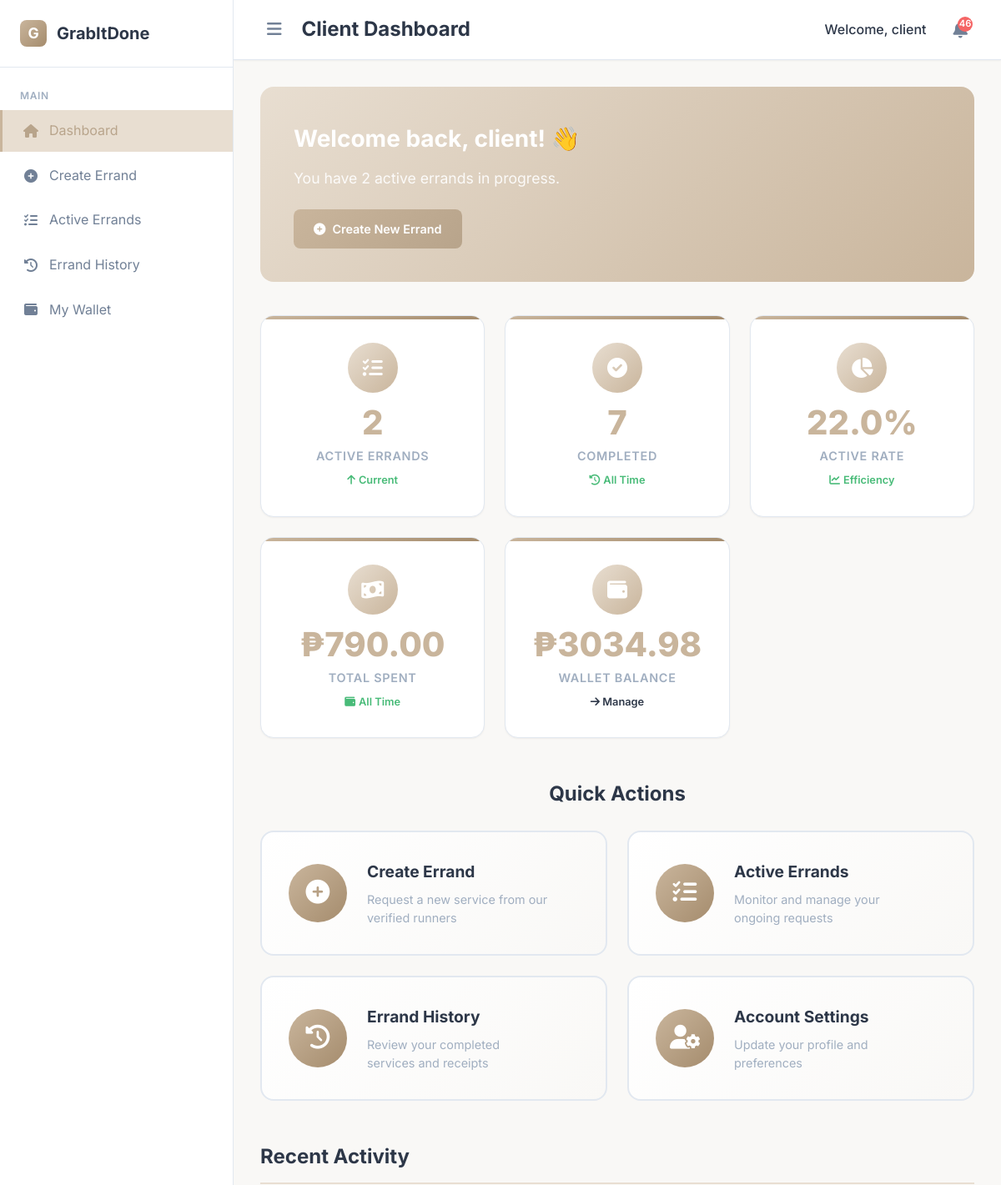
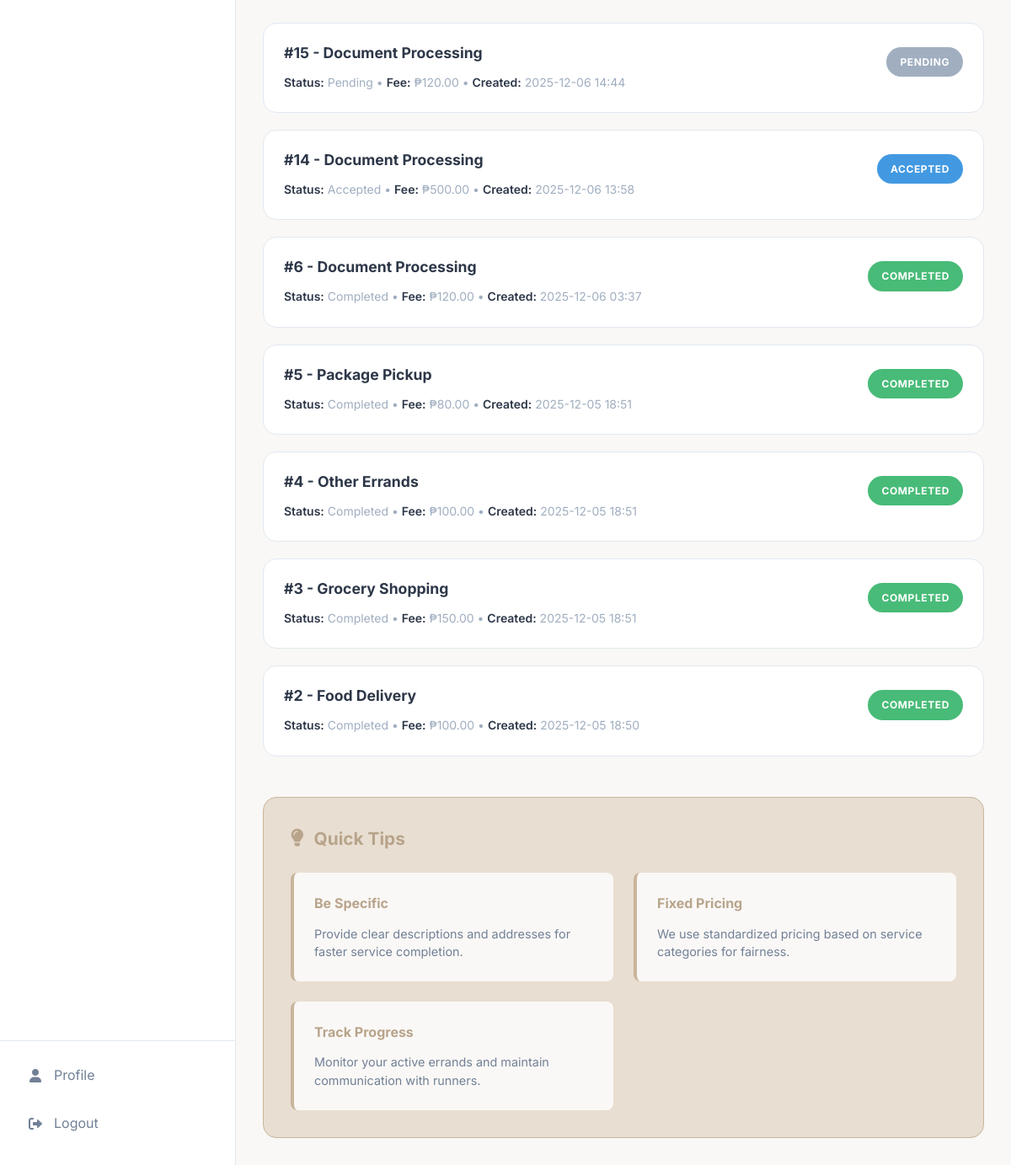
/dashboard (signed in), run on an earlier commit of the app's database (2 pictures, top to bottom).
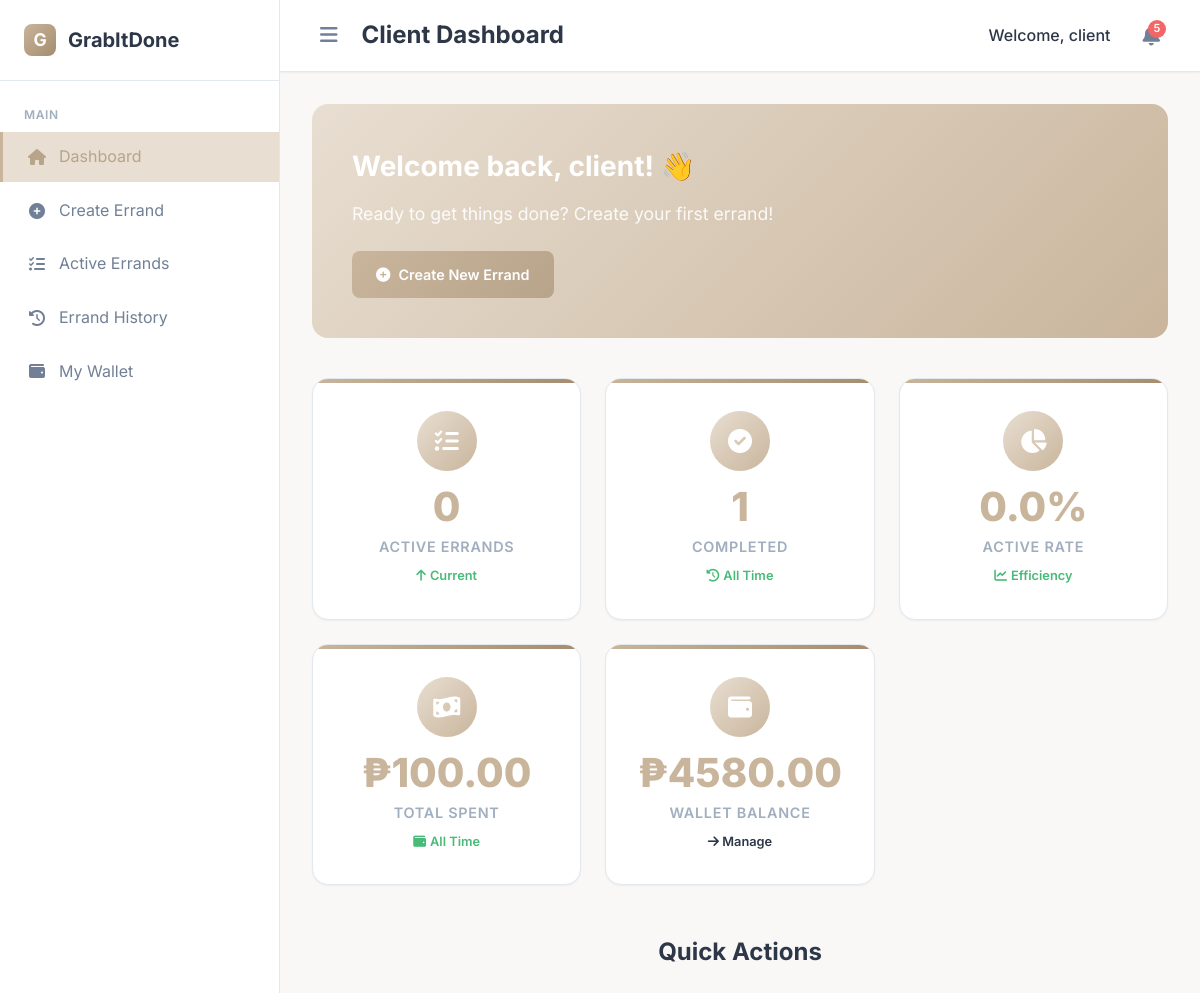
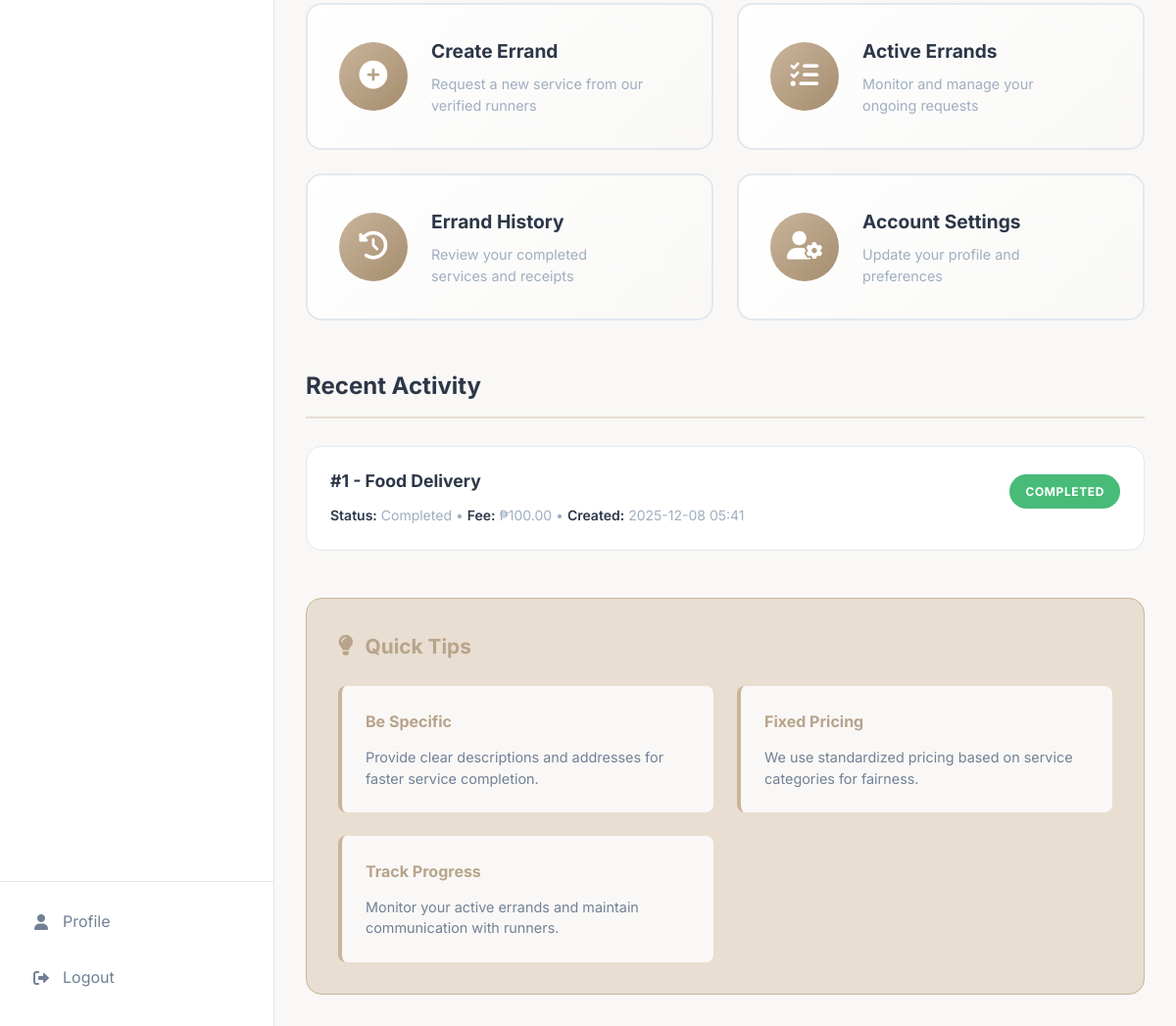
And on a later commit of the database (2 pictures, top to bottom).
### app/models.py (models this page shows, shortened)
class User(db.Model):
    id = db.Column(db.Integer, primary_key=True)
    username = db.Column(db.String(80), unique=True, nullable=False)
    email = db.Column(db.String(120), unique=True, nullable=False)
    password_hash = db.Column(db.String(200), nullable=False)
    role = db.Column(db.String(20), nullable=False)  # client, runner, admin
    first_name = db.Column(db.String(50))
    last_name = db.Column(db.String(50))
    phone = db.Column(db.String(20))
    barangay = db.Column(db.String(100))
    address = db.Column(db.Text)
    bio = db.Column(db.Text)
    vehicle_type = db.Column(db.String(50))
    available_hours = db.Column(db.String(100))
    verified = db.Column(db.Boolean, default=False)
    verification_requested = db.Column(db.Boolean, default=False)
    verification_status = db.Column(db.String(20), default='not_requested')
    last_verification_date = db.Column(db.DateTime)
    rejection_reason = db.Column(db.Text, nullable=True)
    is_active = db.Column(db.Boolean, default=True)
    created_at = db.Column(db.DateTime, default=datetime.utcnow)
    wallet_balance = db.Column(db.Float, default=0.0)
    total_earnings = db.Column(db.Float, default=0.0)  # For runners
    total_spent = db.Column(db.Float, default=0.0)     # For clients
    created_errands = db.relationship('Errand', foreign_keys='Errand.client_id', backref='user_client', lazy=True)
    accepted_errands = db.relationship('Errand', foreign_keys='Errand.runner_id', backref='user_runner', lazy=True)
    client_payments = db.relationship('Payment', foreign_keys='Payment.client_id', backref='payment_client_user', lazy=True)
    runner_payments = db.relationship('Payment', foreign_keys='Payment.runner_id', backref='payment_runner_user', lazy=True)
    wallet_transactions = db.relationship('WalletTransaction', backref='transaction_user', lazy=True)
    user_payment_methods = db.relationship('PaymentMethod', backref='method_owner', lazy=True)
    user_wallet = db.relationship('Wallet', backref='wallet_owner_user', uselist=False)

class Errand(db.Model):
    id = db.Column(db.Integer, primary_key=True)
    category = db.Column(db.String(100), nullable=False)
    description = db.Column(db.Text, nullable=False)
    pickup_address = db.Column(db.String(200), nullable=False)
    dropoff_address = db.Column(db.String(200), nullable=False)
    barangay = db.Column(db.String(100), nullable=False)
    preferred_time = db.Column(db.DateTime)
    proposed_fee = db.Column(db.Float, nullable=False)
    final_fee = db.Column(db.Float)
    status = db.Column(db.String(20), default='Pending')
    client_id = db.Column(db.Integer, db.ForeignKey('user.id'), nullable=False)
    runner_id = db.Column(db.Integer, db.ForeignKey('user.id'))
    payment_id = db.Column(db.Integer, db.ForeignKey('payment.id'))
    created_at = db.Column(db.DateTime, default=datetime.utcnow)
    updated_at = db.Column(db.DateTime, default=datetime.utcnow, onupdate=datetime.utcnow)
    accepted_at = db.Column(db.DateTime)
    completed_at = db.Column(db.DateTime)
    payment = db.relationship('Payment', backref='errand_payment', foreign_keys=[payment_id])

### app/routes.py (the view)
@bp.route('/dashboard')
@login_required()
def dashboard():
    user = User.query.get(session['user_id'])
    if not user.is_active:
        return redirect(url_for('main.account_suspended'))
    if user.role == 'client':
        return client_dashboard(user)
    elif user.role == 'runner':
        return runner_dashboard(user)
    elif user.role == 'admin':
        return admin_dashboard(user)

### app/templates/client/dashboard_client.html (shortened to what this page needs)
{% extends 'base.html' %}
{% block header_title %}Client Dashboard{% endblock %}
{% block content %}
<div class="welcome-section">
    <div class="welcome-title">Welcome back, {{ user.first_name or user.username }}! 👋</div>
    <div class="welcome-description">
        {% if active_errands %}
            You have {{ active_errands|length }} active errand{{ 's' if active_errands|length > 1 else '' }} in progress.
        {% else %}
            Ready to get things done? Create your first errand!
        {% endif %}
    </div>
    <a href="{{ url_for('main.create_errand') }}" class="btn btn-primary">
        <i class="fas fa-plus-circle"></i> Create New Errand
    </a>
</div>
<div class="stats-grid">
    <div class="stat-card">
        <div class="stat-icon">
            <i class="fas fa-tasks"></i>
        </div>
        <div class="stat-value">{{ active_errands|length }}</div>
        <div class="stat-label">Active Errands</div>
        <div class="stat-trend trend-up">
            <i class="fas fa-arrow-up"></i>
            <span>Current</span>
        </div>
    </div>
    <div class="stat-card">
        <div class="stat-icon">
            <i class="fas fa-check-circle"></i>
        </div>
        <div class="stat-value">{{ completed_errands|length }}</div>
        <div class="stat-label">Completed</div>
        <div class="stat-trend trend-up">
            <i class="fas fa-history"></i>
            <span>All Time</span>
        </div>
    </div>
    <div class="stat-card">
        <div class="stat-icon">
            <i class="fas fa-chart-pie"></i>
        </div>
        <div class="stat-value">
            {% set total_errands = active_errands|length + completed_errands|length %}
            {% if total_errands > 0 %}
                {{ ((active_errands|length / total_errands) * 100)|round|default(0) }}%
            {% else %}
                0%
            {% endif %}
        </div>
        <div class="stat-label">Active Rate</div>
        <div class="stat-trend trend-up">
            <i class="fas fa-chart-line"></i>
            <span>Efficiency</span>
        </div>
    </div>
    <div class="stat-card">
        <div class="stat-icon">
            <i class="fas fa-money-bill-wave"></i>
        </div>
        <div class="stat-value">
            ₱{{ "%.2f"|format(completed_errands|sum(attribute='proposed_fee') or 0) }}
        </div>
        <div class="stat-label">Total Spent</div>
        <div class="stat-trend trend-up">
            <i class="fas fa-wallet"></i>
            <span>All Time</span>
        </div>
    </div>
    <div class="stat-card">
        <div class="stat-icon">
            <i class="fas fa-wallet"></i>
        </div>
        <div class="stat-value">₱{{ "%.2f"|format(user.wallet_balance) }}</div>
        <div class="stat-label">Wallet Balance</div>
        <div class="stat-trend">
            <a href="{{ url_for('main.wallet') }}" style="color: inherit; text-decoration: none;">
                <i class="fas fa-arrow-right"></i>
                <span>Manage</span>
            </a>
        </div>
    </div>
</div>
<div class="quick-actions">
    <h2>Quick Actions</h2>
    <div class="actions-container">
        <a href="{{ url_for('main.create_errand') }}" class="action-card">
            <div class="action-icon-wrapper">
                <i class="fas fa-plus-circle action-icon"></i>
            </div>
            <div class="action-content">
                <div class="action-title">Create Errand</div>
                <div class="action-description">Request a new service from our verified runners</div>
            </div>
        </a>
        <a href="{{ url_for('main.active_errands') }}" class="action-card">
            <div class="action-icon-wrapper">
                <i class="fas fa-tasks action-icon"></i>
            </div>
            <div class="action-content">
                <div class="action-title">Active Errands</div>
                <div class="action-description">Monitor and manage your ongoing requests</div>
            </div>
        </a>
        <a href="{{ url_for('main.errand_history') }}" class="action-card">
            <div class="action-icon-wrapper">
                <i class="fas fa-history action-icon"></i>
            </div>
            <div class="action-content">
                <div class="action-title">Errand History</div>
                <div class="action-description">Review your completed services and receipts</div>
            </div>
        </a>
        <a href="{{ url_for('main.profile') }}" class="action-card">
            <div class="action-icon-wrapper">
                <i class="fas fa-user-cog action-icon"></i>
            </div>
            <div class="action-content">
                <div class="action-title">Account Settings</div>
                <div class="action-description">Update your profile and preferences</div>
            </div>
        </a>
    </div>
</div>
<div class="recent-activity">
    <h2>Recent Activity</h2>
    {% if active_errands or completed_errands %}
    <div class="activity-list">
        {% for errand in (active_errands + completed_errands[:5])|sort(attribute='created_at', reverse=true) %}
        <div class="activity-item">
            <div class="activity-content">
                <div class="activity-title">#{{ errand.id }} - {{ errand.category }}</div>
                <div class="activity-meta">
                    <strong>Status:</strong> {{ errand.status }} •
                    <strong>Fee:</strong> ₱{{ "%.2f"|format(errand.proposed_fee) }} •
                    <strong>Created:</strong> {{ errand.created_at.strftime('%Y-%m-%d %H:%M') }}
                </div>
            </div>
            <span class="badge badge-{{ errand.status|lower|replace(' ', '-') }}">
                {{ errand.status }}
            </span>
        </div>
        {% endfor %}
    </div>
    {% endif %}
</div>
<div class="quick-tips">
    <h3>
        <i class="fas fa-lightbulb"></i> Quick Tips
    </h3>
    <div class="tips-grid">
        <div class="tip-item">
            <strong>Be Specific</strong>
            <p>Provide clear descriptions and addresses for faster service completion.</p>
        </div>
        <div class="tip-item">
            <strong>Fixed Pricing</strong>
            <p>We use standardized pricing based on service categories for fairness.</p>
        </div>
        <div class="tip-item">
            <strong>Track Progress</strong>
            <p>Monitor your active errands and maintain communication with runners.</p>
        </div>
    </div>
</div>
{% endblock %}

### app/templates/base.html (shortened to what this page needs)
<!DOCTYPE html>
<html lang="en">
<head>
    <link rel="stylesheet" href="https://cdnjs.cloudflare.com/ajax/libs/font-awesome/6.0.0/css/all.min.css">
</head>
<body class="{% if request.endpoint in ['main.index', 'main.login', 'main.register', 'main.forgot_password'] %}public-layout{% endif %}">
    {% if request.endpoint in ['main.index', 'main.login', 'main.register', 'main.forgot_password'] %}
    <header class="public-header">
        <div class="public-header-content">
            <a href="{{ url_for('main.index') }}" class="public-brand">
                <div class="brand-logo">G</div>
                <span class="brand-text">GrabItDone</span>
            </a>
            <nav class="public-nav">
                {% if session.get('user_id') %}
                <a href="{{ url_for('main.dashboard') }}" class="btn btn-primary btn-sm">Dashboard</a>
                <a href="{{ url_for('main.logout') }}" class="btn btn-secondary btn-sm">Logout</a>
                {% else %}
                <a href="{{ url_for('main.login') }}" class="btn btn-secondary btn-sm">Login</a>
                <a href="{{ url_for('main.register') }}" class="btn btn-primary btn-sm">Sign Up</a>
                {% endif %}
            </nav>
        </div>
    </header>
    {% else %}
    <div class="app-container">
        <aside class="sidebar {% if session.get('sidebar_collapsed') %}collapsed{% endif %}" id="sidebar">
            <div class="sidebar-header">
                <a href="{{ url_for('main.dashboard') }}" class="sidebar-brand">
                    <div class="brand-logo">G</div>
                    <span class="brand-text">GrabItDone</span>
                </a>
            </div>
            <nav class="sidebar-nav">
                <div class="nav-section">
                    <div class="nav-label">Main</div>
                <ul class="nav-items">
                    <li class="nav-item">
                        <a href="{{ url_for('main.dashboard') }}" class="nav-link {% if request.endpoint == 'main.dashboard' %}active{% endif %}">
                            <i class="fas fa-home nav-icon"></i>
                            <span class="nav-text">Dashboard</span>
                        </a>
                    </li>
                    {% if user_role == 'client' %}
                    <li class="nav-item">
                        <a href="{{ url_for('main.create_errand') }}" class="nav-link {% if request.endpoint == 'main.create_errand' %}active{% endif %}">
                            <i class="fas fa-plus-circle nav-icon"></i>
                            <span class="nav-text">Create Errand</span>
                        </a>
                    </li>
                    <li class="nav-item">
                        <a href="{{ url_for('main.active_errands') }}" class="nav-link {% if request.endpoint == 'main.active_errands' %}active{% endif %}">
                            <i class="fas fa-tasks nav-icon"></i>
                            <span class="nav-text">Active Errands</span>
                        </a>
                    </li>
                    <li class="nav-item">
                        <a href="{{ url_for('main.errand_history') }}" class="nav-link {% if request.endpoint == 'main.errand_history' %}active{% endif %}">
                            <i class="fas fa-history nav-icon"></i>
                            <span class="nav-text">Errand History</span>
                        </a>
                    </li>
                    <li class="nav-item">
                        <a href="{{ url_for('main.wallet') }}" class="nav-link {% if request.endpoint == 'main.wallet' %}active{% endif %}">
                            <i class="fas fa-wallet nav-icon"></i>
                            <span class="nav-text">My Wallet</span>
                        </a>
                    </li>
                    {% endif %}
                </ul>
                </div>
            </nav>
            <div class="sidebar-footer">
                <ul class="footer-nav-items">
                    <li class="footer-nav-item">
                        <a href="{{ url_for('main.profile') }}" class="footer-nav-link {% if request.endpoint == 'main.profile' %}active{% endif %}">
                            <i class="fas fa-user footer-nav-icon"></i>
                            <span class="footer-nav-text">Profile</span>
                        </a>
                    </li>
                    <li class="footer-nav-item">
                        <a href="{{ url_for('main.logout') }}" class="footer-nav-link">
                            <i class="fas fa-sign-out-alt footer-nav-icon"></i>
                            <span class="footer-nav-text">Logout</span>
                        </a>
                    </li>
                </ul>
            </div>
        </aside>
        <div class="main-content {% if session.get('sidebar_collapsed') %}expanded{% endif %}" id="mainContent">
            <header class="header">
                <div class="header-content">
                    <div class="header-left">
                        <button class="sidebar-toggle" id="sidebarToggle">
                            <i class="fas fa-bars"></i>
                        </button>
                        <h1 class="header-title">{% block header_title %}{% endblock %}</h1>
                    </div>
                    <div class="header-actions">
                        <span class="user-welcome">Welcome, {{ session.get('username') }}</span>
                        <a href="{{ url_for('main.notifications') }}" class="notification-bell">
                            {% if unread_notification_count > 0 %}
                            <span class="notification-badge">{{ unread_notification_count }}</span>
                            {% endif %}
                        </a>
                    </div>
                </div>
            </header>
    {% endif %}
    <main class="main">
        {% block content %}{% endblock %}
    </main>
    {% if request.endpoint not in ['main.index', 'main.login', 'main.register', 'main.forgot_password'] %}
        </div>
    </div>
    {% endif %}
</body>
</html>

What changed in the data, as far as the page shows it:
removed Errand: id "15", category "Document Processing", status "Pending", proposed_fee "120.00", created_at "2025-12-06 14:44", status "PENDING"
removed Errand: id "14", category "Document Processing", status "Accepted", proposed_fee "500.00", created_at "2025-12-06 13:58", status "ACCEPTED"
removed Errand: id "6", category "Document Processing", status "Completed", proposed_fee "120.00", created_at "2025-12-06 03:37", status "COMPLETED"
removed Errand: id "5", category "Package Pickup", status "Completed", proposed_fee "80.00", created_at "2025-12-05 18:51", status "COMPLETED"
removed Errand: id "4", category "Other Errands", status "Completed", proposed_fee "100.00", created_at "2025-12-05 18:51", status "COMPLETED"
removed Errand: id "3", category "Grocery Shopping", status "Completed", proposed_fee "150.00", created_at "2025-12-05 18:51", status "COMPLETED"
removed Errand: id "2", category "Food Delivery", status "Completed", proposed_fee "100.00", created_at "2025-12-05 18:50", status "COMPLETED"
changed User "client": wallet_balance "3034.98" → "4580.00"
now on this page (row edited): Errand: id "1", category "Food Delivery", status "Completed", proposed_fee "100.00", created_at "2025-12-08 05:41", status "COMPLETED"
Also different on the page:
{{ unread_notification_count }}: "46" → "5"
{{ active_errands|length }}: "2" → "0"
{{ completed_errands|length }}: "7" → "1"
{{ ((active_errands|length / total_errands) * 100)|round|default(0) }}: "22.0" → "0.0"
{{ "%.2f"|format(completed_errands|sum(attribute='proposed_fee') or 0) }}: "790.00" → "100.00"
{{ active_errands|length }}: "2" → (not shown)
{{ 's' if active_errands|length > 1 else '' }}: "s" → (not shown)
text no longer shown: "You have active errand in progress."
text now shown: "Ready to get things done? Create your first errand!"
